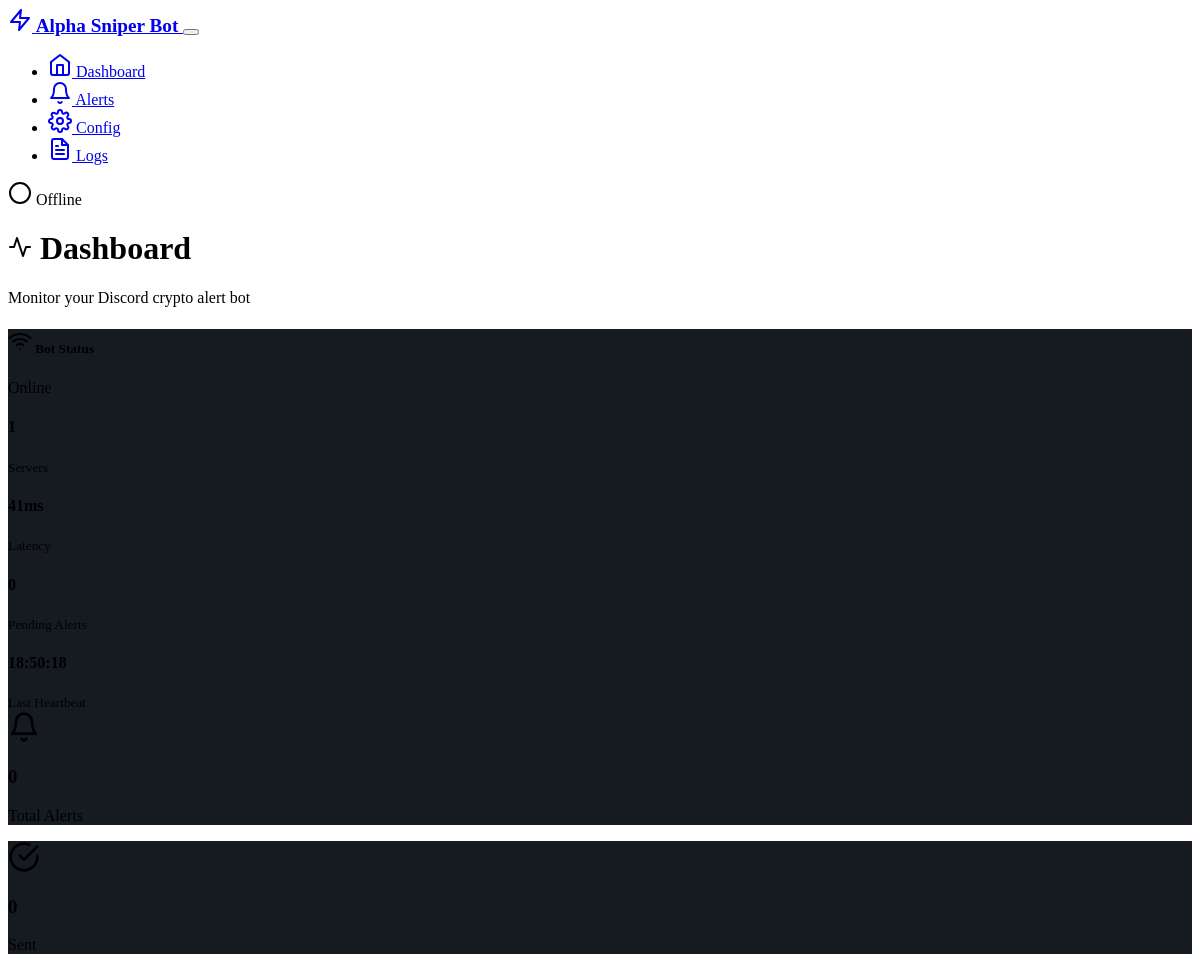
Before: / (upper part) with the older database file.
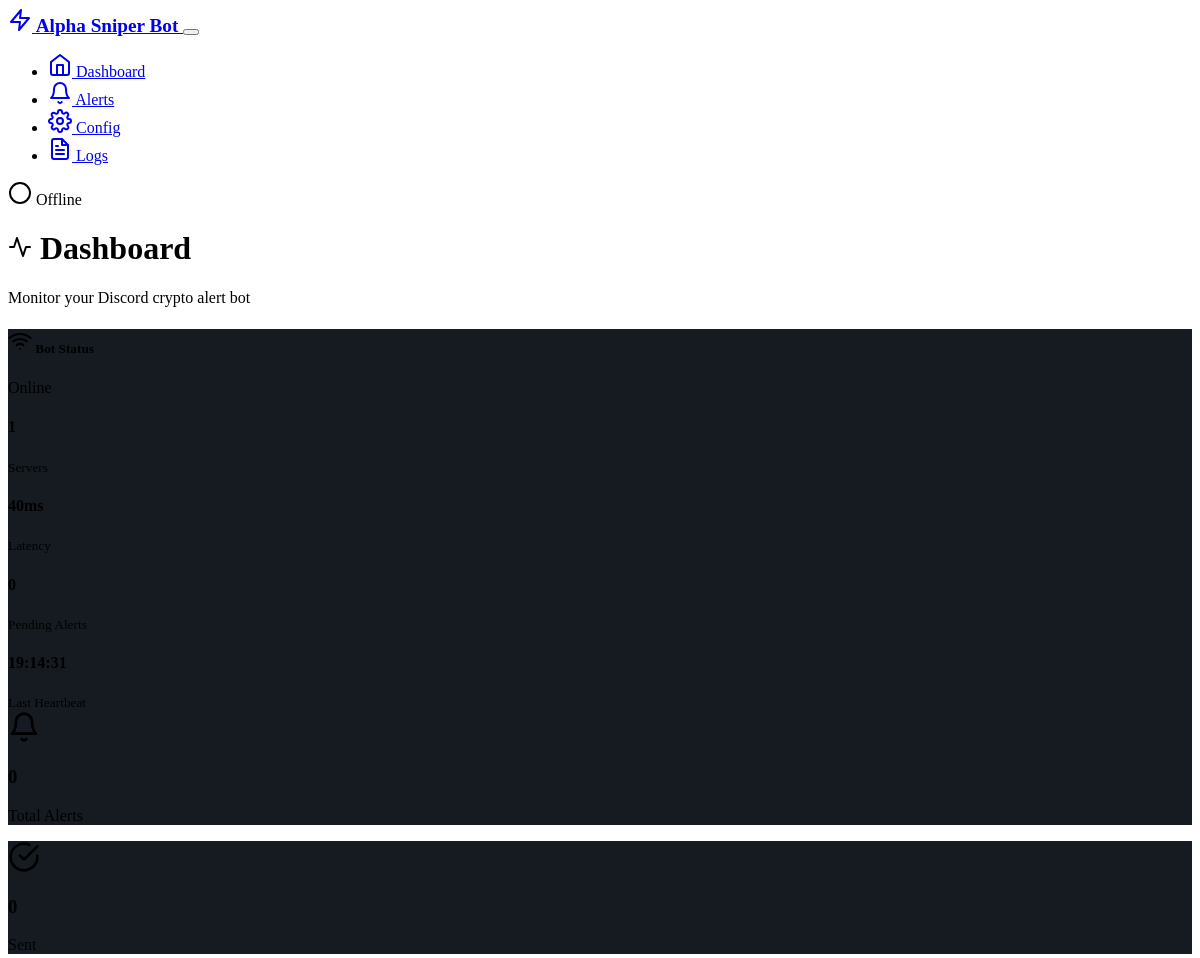
After: the same page with the newer database file.
### models.py (models this page shows)
class BotStatus(db.Model):
    id = db.Column(db.Integer, primary_key=True)
    is_online = db.Column(db.Boolean, default=False)
    last_heartbeat = db.Column(db.DateTime, nullable=True)
    guild_count = db.Column(db.Integer, default=0)
    latency = db.Column(db.Float, nullable=True)
    uptime_start = db.Column(db.DateTime, nullable=True)

### routes.py (the view)
@app.route('/')
def dashboard():
    bot_status = BotStatus.query.first()
    recent_alerts = Alert.query.order_by(Alert.created_at.desc()).limit(5).all()
    recent_logs = ActivityLog.query.order_by(ActivityLog.timestamp.desc()).limit(10).all()
    total_alerts = Alert.query.count()
    sent_alerts = Alert.query.filter_by(status='sent').count()
    failed_alerts = Alert.query.filter_by(status='failed').count()
    pending_alerts = Alert.query.filter_by(status='pending').count()
    stats = {
        'total_alerts': total_alerts,
        'sent_alerts': sent_alerts,
        'failed_alerts': failed_alerts,
        'pending_alerts': pending_alerts
    }
    return render_template('dashboard.html',
                         bot_status=bot_status,
                         recent_alerts=recent_alerts,
                         recent_logs=recent_logs,
                         stats=stats)

### templates/dashboard.html (shortened to what this page needs)
{% extends "base.html" %}
{% block content %}
<div class="row mb-4">
    <div class="col">
        <h1 class="h2 mb-0">
            <i data-feather="activity" class="me-2"></i>
            Dashboard
        </h1>
        <p class="text-muted">Monitor your Discord crypto alert bot</p>
    </div>
</div>
<div class="row mb-4">
    <div class="col-12">
        <div class="card">
            <div class="card-header d-flex justify-content-between align-items-center">
                <h5 class="mb-0">
                    <i data-feather="wifi" class="me-2"></i>
                    Bot Status
                </h5>
                <span class="badge bg-{{ 'success' if bot_status and bot_status.is_online else 'danger' }}">
                    {{ 'Online' if bot_status and bot_status.is_online else 'Offline' }}
                </span>
            </div>
            <div class="card-body">
                <div class="row">
                    <div class="col-md-3">
                        <div class="text-center">
                            <h4 class="text-primary">{{ bot_status.guild_count if bot_status else 0 }}</h4>
                            <small class="text-muted">Servers</small>
                        </div>
                    </div>
                    <div class="col-md-3">
                        <div class="text-center">
                            <h4 class="text-info">{{ '%.0f'|format(bot_status.latency if bot_status and bot_status.latency else 0) }}ms</h4>
                            <small class="text-muted">Latency</small>
                        </div>
                    </div>
                    <div class="col-md-3">
                        <div class="text-center">
                            <h4 class="text-success">{{ stats.pending_alerts }}</h4>
                            <small class="text-muted">Pending Alerts</small>
                        </div>
                    </div>
                    <div class="col-md-3">
                        <div class="text-center">
                            <h4 class="text-warning">{{ bot_status.last_heartbeat.strftime('%H:%M:%S') if bot_status and bot_status.last_heartbeat else 'N/A' }}</h4>
                            <small class="text-muted">Last Heartbeat</small>
                        </div>
                    </div>
                </div>
            </div>
        </div>
    </div>
</div>
<div class="row mb-4">
    <div class="col-md-3">
        <div class="card text-center">
            <div class="card-body">
                <i data-feather="bell" class="mb-2 text-primary" style="width: 2rem; height: 2rem;"></i>
                <h3>{{ stats.total_alerts }}</h3>
                <p class="text-muted mb-0">Total Alerts</p>
            </div>
        </div>
    </div>
    <div class="col-md-3">
        <div class="card text-center">
            <div class="card-body">
                <i data-feather="check-circle" class="mb-2 text-success" style="width: 2rem; height: 2rem;"></i>
                <h3>{{ stats.sent_alerts }}</h3>
                <p class="text-muted mb-0">Sent</p>
            </div>
        </div>
    </div>
</div>
{% endblock %}

### templates/base.html (shortened to what this page needs)
<!DOCTYPE html>
<html lang="en" data-bs-theme="dark">
<head>
    <link href="https://cdn.replit.com/agent/bootstrap-agent-dark-theme.min.css" rel="stylesheet">
    <link href="{{ url_for('static', filename='css/style.css') }}" rel="stylesheet">
</head>
<body>
    <nav class="navbar navbar-expand-lg navbar-dark bg-dark">
        <div class="container">
            <a class="navbar-brand d-flex align-items-center" href="{{ url_for('dashboard') }}">
                <i data-feather="zap" class="me-2"></i>
                Alpha Sniper Bot
            </a>
            <button class="navbar-toggler" type="button" data-bs-toggle="collapse" data-bs-target="#navbarNav">
            </button>
            <div class="collapse navbar-collapse" id="navbarNav">
                <ul class="navbar-nav me-auto">
                    <li class="nav-item">
                        <a class="nav-link {% if request.endpoint == 'dashboard' %}active{% endif %}" href="{{ url_for('dashboard') }}">
                            <i data-feather="home" class="me-1"></i>
                            Dashboard
                        </a>
                    </li>
                    <li class="nav-item">
                        <a class="nav-link {% if request.endpoint == 'alerts' %}active{% endif %}" href="{{ url_for('alerts') }}">
                            <i data-feather="bell" class="me-1"></i>
                            Alerts
                        </a>
                    </li>
                    <li class="nav-item">
                        <a class="nav-link {% if request.endpoint == 'config' %}active{% endif %}" href="{{ url_for('config') }}">
                            <i data-feather="settings" class="me-1"></i>
                            Config
                        </a>
                    </li>
                    <li class="nav-item">
                        <a class="nav-link {% if request.endpoint == 'logs' %}active{% endif %}" href="{{ url_for('logs') }}">
                            <i data-feather="file-text" class="me-1"></i>
                            Logs
                        </a>
                    </li>
                </ul>
                <div class="d-flex align-items-center">
                    <span class="badge bg-secondary me-2" id="bot-status">
                    </span>
                </div>
            </div>
        </div>
    </nav>
    <main class="container my-4">
        {% block content %}{% endblock %}
    </main>
</body>
</html>

### static/css/style.css (style rules this page uses)
:root { --crypto-green: #00d4aa; --crypto-red: #f84960; --crypto-gold: #f7931a; --crypto-blue: #627eea; }
.navbar-brand { font-weight: 600; font-size: 1.2rem; }
.card { transition: transform 0.2s ease-in-out, box-shadow 0.2s ease-in-out; }
[data-bs-theme="dark"] { --bs-body-bg: #0d1117; --bs-body-color: #e6edf3; }
[data-bs-theme="dark"] .card { background-color: #161b22; border-color: #30363d; }

Changed rows visible on the page:
changed BotStatus "Online": latency "41" → "40"; last_heartbeat "18:50:18" → "19:14:31"
